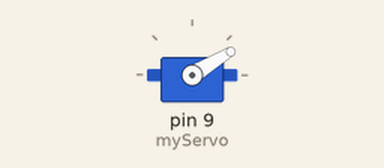
This sketch was run on a simulated Arduino Uno, built with avr-gcc and run on an emulated ATmega328P. Shown: servo. What the sketch prints to the serial monitor is not drawn.

Above: at 0.05 s.
At 3.4 s:
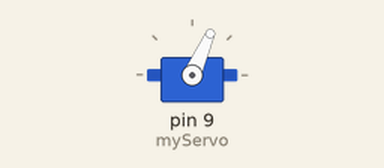
At 6.75 s:
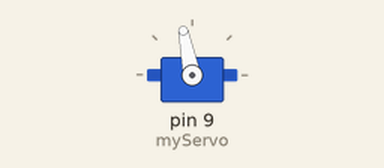
At 13.5 s:
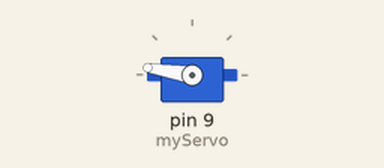
Timing chart, 0 to 17.6 s (numbered marks = the images above):
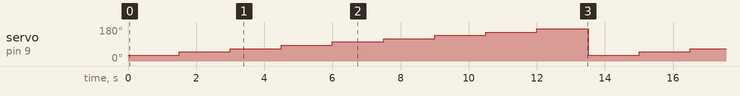

Measured:
- by itself, servo on pin 9 (myServo): repeats every 13.5 s: 66° 1.5 s, 83° 1.5 s, 101° 1.5 s, 118° 1.5 s, 136° 1.5 s, 153° 1.5 s, 171° 1.5 s, 31° 1.5 s, 48° 1.5 s

The sketch:

TimedServo.ino
```cpp
#include <Servo.h>
Servo myServo;

int potVal;
int angle;

void setup() {
  // put your setup code here, to run once:
  myServo.attach(9);
  Serial.begin(9600);


}

void loop() {

  // put your main code here, to run repeatedly:
  for (int potVal = 179; potVal  < 1023; potVal += 100) {

  Serial.print("  PortVal: \t ");
  Serial.print(potVal);
  angle = map(potVal, 0 , 1023, 0 ,179);


  myServo.write(angle);

  delay(1500);
  }


}
```
